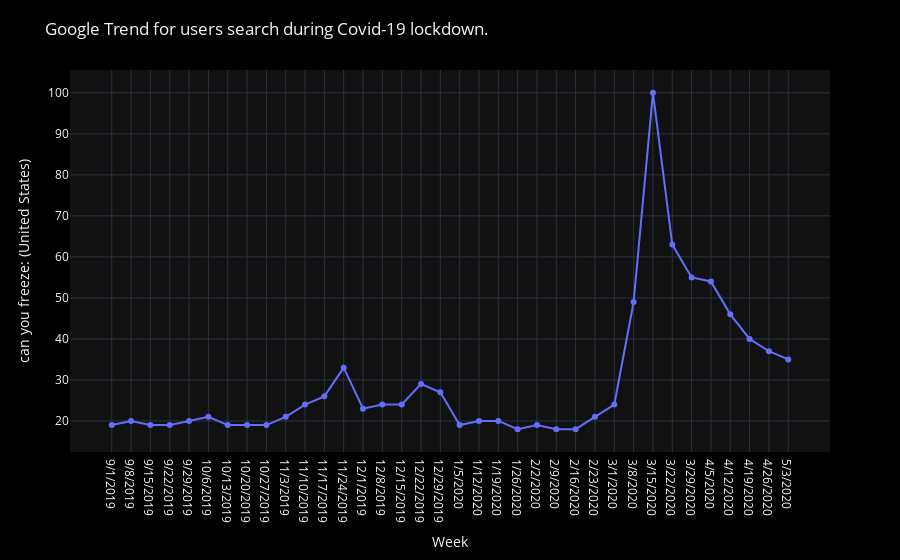

Source (notebook cell):
### Markdown cell above
### Comparison of google trend for same time period 

> Took the raw data from google search trends for the time period for last 8 months , we can easily see that during the start 
  of lockdown , the google searches for preserving or freezing the food for consuption at later stages was at its peak YoY.
  Thus we can clearly conclude that people started cooking more at home and thus consuptions of raw meterial spiked up 
  which can attribute to more profits for FMCG companies and retailers like Costco/Amazon/Walmart/Whole Food/ Target/ Krogger 
  etc...

### Code cell
# Meanwhile  looking at google trendz in Food & Drinks segment, there is another very peculiar trend which occured at the same time when 
# Restaurant business was severly gettng impacted by Covid-19.

googTrnz = pd.read_csv("https://raw.githubusercontent.com/samriti0202/Data608/master/Final%20Project/multiTimeline.csv")
googTrnz.head(19)


#fig = px.line(googTrnz, x="Week", y="can you freeze: (United States)", color="Week", title="Covid-19 impact on restaurants for Countries")
#fig.update_layout(margin=dict(l=50, r=50, t=50, b=50), paper_bgcolor="white",template="simple_white")
#fig.update_traces(mode="markers+lines")
#fig.show()
fig = px.line(googTrnz, x="Week", y="can you freeze: (United States)", title='Google Trend for users search during Covid-19 lockdown.')
fig.update_layout(margin=dict(l=70, r=70, t=70, b=70), paper_bgcolor="black",template="plotly_dark")
fig.update_traces(mode="markers+lines")
fig.show()

### Figure 1 — Plotly figure (JSON) as saved in the notebook; plotly's stock layout.template omitted (floating-point values rounded to 4 significant figures)
{"data": [{"hoverlabel": {"namelength": 0}, "hovertemplate": "Week=%{x}<br>can you freeze: (United States)=%{y}", "legendgroup": "", "line": {"color": "#636efa", "dash": "solid"}, "mode": "markers+lines", "name": "", "showlegend": false, "type": "scatter", "x": ["9/1/2019", "9/8/2019", "9/15/2019", "9/22/2019", "9/29/2019", "10/6/2019", "10/13/2019", "10/20/2019", "10/27/2019", "11/3/2019", "11/10/2019", "11/17/2019", "11/24/2019", "12/1/2019", "12/8/2019", "12/15/2019", "12/22/2019", "12/29/2019", "1/5/2020", "1/12/2020", "1/19/2020", "1/26/2020", "2/2/2020", "2/9/2020", "2/16/2020", "2/23/2020", "3/1/2020", "3/8/2020", "3/15/2020", "3/22/2020", "3/29/2020", "4/5/2020", "4/12/2020", "4/19/2020", "4/26/2020", "5/3/2020"], "xaxis": "x", "y": [19, 20, 19, 19, 20, 21, 19, 19, 19, 21, 24, 26, 33, 23, 24, 24, 29, 27, 19, 20, 20, 18, 19, 18, 18, 21, 24, 49, 100, 63, 55, 54, 46, 40, 37, 35], "yaxis": "y"}], "layout": {"legend": {"tracegroupgap": 0}, "margin": {"b": 70, "l": 70, "r": 70, "t": 70}, "paper_bgcolor": "black", "title": {"text": "Google Trend for users search during Covid-19 lockdown."}, "xaxis": {"anchor": "y", "domain": [0, 1], "title": {"text": "Week"}}, "yaxis": {"anchor": "x", "domain": [0, 1], "title": {"text": "can you freeze: (United States)"}}}}
